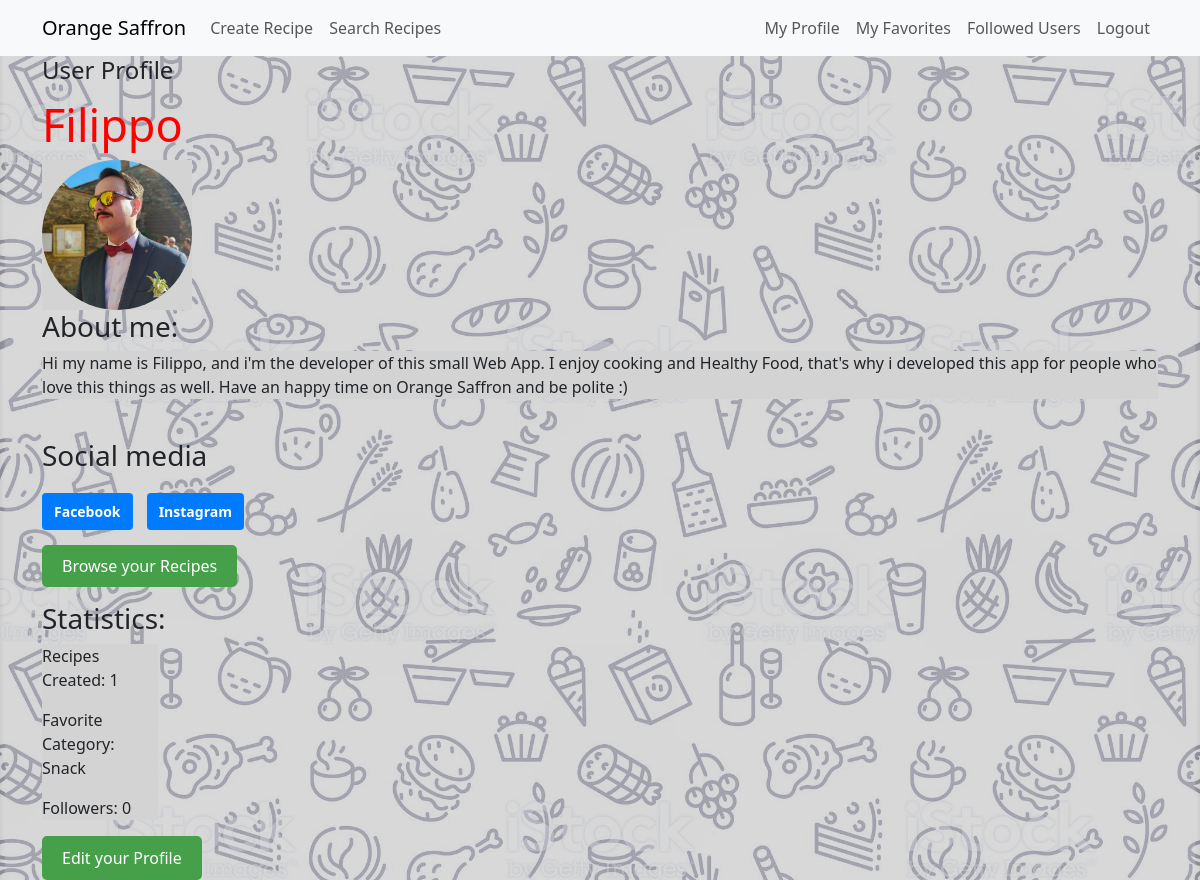
Screenshot of /profile/5/ (signed in) with the database file from the repository.
### recipes/models.py (models this page shows, shortened)
class UserProfile(models.Model):
    user = models.OneToOneField(User, on_delete=models.CASCADE)
    profile_picture = models.ImageField(upload_to='profile_pics', blank=True)
    bio = models.TextField(blank=True)
    recipes_created = models.PositiveIntegerField(default=0)
    favorite_category = models.ForeignKey('Category', on_delete=models.SET_NULL, null=True, blank=True)
    followers = models.ManyToManyField(User, related_name='following', blank=True)
    social_facebook = models.URLField(blank=True)
    social_twitter = models.URLField(blank=True)
    social_instagram = models.URLField(blank=True)
    social_tiktok = models.URLField(blank=True)

class Category(models.Model):
    name = models.CharField(max_length=100, unique=True)
    description = models.TextField(blank=True)
    def __str__(self):
        return self.name

### recipes/views.py (the view)
# urls.py: path('profile/<int:user_id>/', profile_view, name='profile'),
def profile_view(request, user_id):
    user_profile = get_object_or_404(UserProfile, user__id=user_id)
    if request.method == 'POST':
        form = UserProfileForm(request.POST, request.FILES, instance=user_profile)
        if form.is_valid():
            form.save()
    else:
        form = UserProfileForm(instance=user_profile)
    return render(request, 'profile.html', {'user_profile': user_profile, 'form': form})

### templates/profile.html (shortened to what this page needs)
{% extends 'base.html' %}
{% block content %}
  <h4>User Profile</h4>
<h1 id="profile-name">{{ user_profile.user.username }}</h1>
{% if user_profile.profile_picture %}
  <div id="profile-picture-container">
    <img src="{{ user_profile.profile_picture.url }}" alt="Profile Picture" id="profile-picture">
  </div>
{% endif %}
<h3>About me:</h3>
    <div id="bio">
  <p>{{ user_profile.bio }}</p>
    </div>
<br>
<h3>Social media</h3>
      <div class="share-buttons">
    {% if user_profile.social_facebook %}
      <a href="{{ user_profile.social_facebook }}" class="social-button facebook">Facebook</a>
    {% endif %}
    {% if user_profile.social_instagram %}
      <a href="{{ user_profile.social_instagram }}" class="social-button instagram">Instagram</a>
    {% endif %}
  </div>
<br>
    {% if request.user == user_profile.user %}
    <a href="{% url 'recipe_search' %}?author={{ user.id }}" id="search-button">Browse your Recipes</a>
    {% endif %}
    <br>
    <br>
<h3>Statistics:</h3>
    <div id="statistics">
  <p>Recipes Created: {{ user_profile.recipes_created }}</p>
  <p>Favorite Category: {{ user_profile.favorite_category }}</p>
  <p>Followers: {{ user_profile.followers.count }}</p>
    </div>
{% if request.user == user_profile.user %}
        <button id="toggle-form-btn" onclick="toggleUpdateForm()">Edit your Profile</button>
    {% endif %}
{% endblock %}

### static/style.css (style rules this page uses)
body { background-image: url("images/background.jpg"); background-repeat: no-repeat; background-size: cover; }
#search-button { padding: 8px 16px; font-size: 16px; background-color: #4CAF50; color: white; border: none; cursor: pointer; }
.share-buttons { margin-top: 20px; }
.share-buttons a, .share-buttons button { display: inline-block; margin-right: 10px; padding: 8px 12px; border: none; border-radius: 4px; font-size: 14px; font-weight: bold; text-decoration: none; color: #ffffff; background-color: #007bff; cursor: pointer; }
#profile-name { font-size: 45px; color: red; padding-top: 5px; }
#profile-picture-container { width: 150px; height: 150px; background-color: lightgrey; }
#profile-picture { width: 100%; height: 100%; object-fit: cover; border-radius: 50%; }
#bio { background-color: lightgray; }
#statistics { background-color: lightgrey; margin-right: 1000px; }
#search-button, #toggle-form-btn { background-color: #45a049; color: white; padding: 10px 20px; border: none; border-radius: 5px; text-decoration: none; }

### rows the page displays
UserProfile: user.username "Filippo", profile_picture (picture), bio "Hi my name is Filippo, and i'm the developer of this small Web App. I enjoy cooking and Healthy Food, that's why i developed this app for people who love this things as well. Have an happy time on Orange Saffron and be polite :)", recipes_created "1", favorite_category "Snack", followers.count "0"
